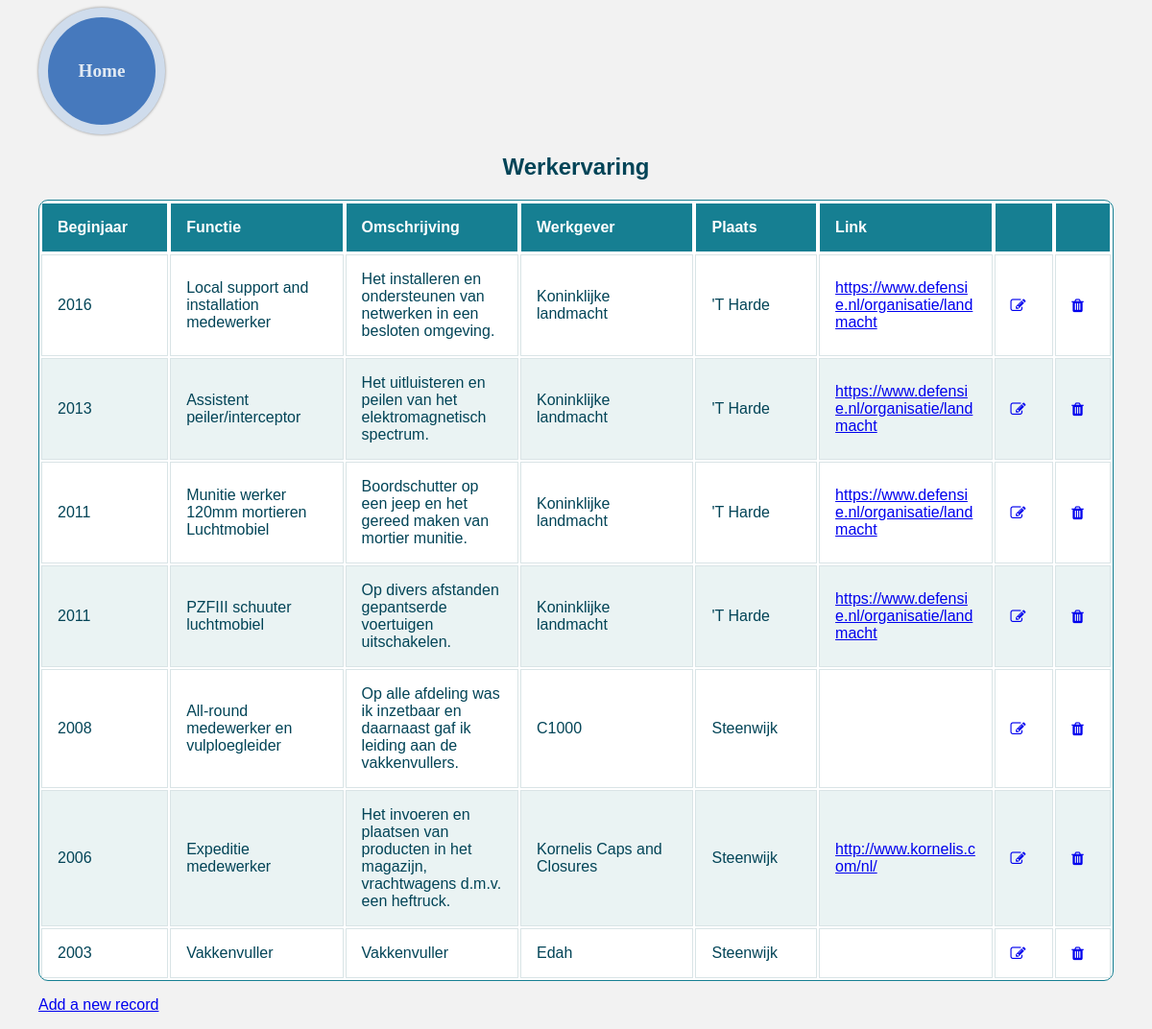
The app's page /werkervaring.php with its own data.
### tables this page shows
CREATE TABLE IF NOT EXISTS `werkervaring` (
  `ID` int(11) NOT NULL AUTO_INCREMENT,
  `functie` varchar(100) NOT NULL,
  `beginjaar` varchar(10) NOT NULL,
  `functie_omschrijving` varchar(999) NOT NULL,
  `werkgever_id` int(11) NOT NULL,
  PRIMARY KEY (`ID`)
);

CREATE TABLE IF NOT EXISTS `werkgever` (
  `werkgever_id` int(11) NOT NULL AUTO_INCREMENT,
  `werkgevernaam` varchar(50) NOT NULL,
  `vestigingsplaats` varchar(50) NOT NULL,
  `link` varchar(99) NOT NULL,
  PRIMARY KEY (`werkgever_id`)
);

### werkervaring.php (the view, shortened to what this page needs)
<html>
    <head>
        <link href="https://maxcdn.bootstrapcdn.com/font-awesome/4.7.0/css/font-awesome.min.css" rel="stylesheet">
        <link rel="stylesheet" type="text/css" href="projectkbs.css">
    </head>
    <body>
        <?php
        echo "<td><div class='round-button'><div class='round-button-circle'><a href='index.php' class='round-button'>Home</a></div></div></td>";
        require_once('db.php');
        $mysqli->select_db("project");
        $sqlwerkervaring = "SELECT * FROM werkervaring we JOIN werkgever wg ON we.werkgever_id = wg.werkgever_id ORDER BY beginjaar desc";
        $werkervaring = $mysqli->query($sqlwerkervaring);
        echo "<table class='responstable'>";
        echo "<center><h2>Werkervaring</h2></center>";
        echo "<tr><th><b>Beginjaar<b></th>";
        echo "<th><b>Functie</b></th>";
        echo "<th><b>Omschrijving</b></th>";
        echo "<th><b>Werkgever</b></th>";
        echo "<th><b>Plaats</b></th>";
        echo "<th><b>Link</b></th>";
        echo "<th><b> </b></th>";
        echo "<th><b> </b></th></tr>";
        if ($werkervaring != NULL) {
            if ($werkervaring->num_rows) {
                while ($weprinten = mysqli_fetch_assoc($werkervaring)) {
                    echo "<tr>";
                    echo "<td>" . $weprinten["beginjaar"] . "</td>";
                    echo "<td>" . $weprinten["functie"] . "</td>";
                    echo "<td>" . $weprinten["functie_omschrijving"] . "</td>";
                    echo "<td>" . $weprinten["werkgevernaam"] . "</td>";
                    echo "<td>" . $weprinten["vestigingsplaats"] . "</td>";
                    echo "<td>" . '<a target="_blank" href="' . $weprinten["link"] . '">' . $weprinten["link"] . '</a>' . "</td>";
                    echo '<td><a href="editwerkervaring.php?id=' . $weprinten['ID'] . '"><i class="fa fa-pencil-square-o" aria-hidden="true"></i></a></td>';
                    echo '<td><a href="deletewerkervaring.php?id=' . $weprinten['ID'] . '"><i class="fa fa-trash" aria-hidden="true"></i></a></td>';
                    echo "</tr>";
                }
            } else {
                echo("0 results");
            }
        }
        echo "</table>";
        ?>
        <p><a href = "newwerkervaring.php">Add a new record</a></p >
    </body>
</html>

### projectkbs.css (style rules this page uses)
body { padding: 0 2em; font-family: Arial, sans-serif; color: #024457; background: #f2f2f2; }
.round-button { width:10%; display: inline-block; margin-right: 25px; }
.round-button-circle { width: 100%; height:0; padding-bottom: 100%; border-radius: 50%; border:10px solid #cfdcec; overflow:hidden; background: #4679BD; box-shadow: 0 0 3px gray; }
.round-button a { display:block; float:left; width:100%; padding-top:50%; padding-bottom:50%; line-height:1em; margin-top:-0.5em; text-align:center; color:#e2eaf3; font-family:Verdana; font-size:1.2em; font-weight:bold; text-decoration:none; }
.responstable { margin: 1em 0; width: 100%; overflow: hidden; background: #FFF; color: #024457; border-radius: 10px; border: 1px solid #167F92; }
.responstable tr { border: 1px solid #D9E4E6; }
.responstable tr:nth-child(odd) { background-color: #EAF3F3; }
.responstable th { display: none; border: 1px solid #FFF; background-color: #167F92; color: #FFF; padding: 1em; text-align:left; }
.responstable th:first-child { display: table-cell; }
.responstable th:nth-child(2) { display: table-cell; }
.responstable th:nth-child(2):after { content: attr(data-th); }
@media (min-width: 480px) { .responstable th:nth-child(2):after { display: none; } }
.responstable td { display: block; word-wrap: break-word; max-width: 7em; }
.responstable td:first-child { display: table-cell; border-right: 1px solid #D9E4E6; }
@media (min-width: 480px) { .responstable td { border: 1px solid #D9E4E6; } }
.responstable th, .responstable td { text-align: left; margin: .5em 1em; }
@media (min-width: 480px) { .responstable th, .responstable td { display: table-cell; padding: 1em; } }

### records on screen
werkervaring: beginjaar "2016", functie "Local support and installation medewerker", functie_omschrijving "Het installeren en ondersteunen van netwerken in een besloten omgeving.", werkgever.werkgevernaam "Koninklijke landmacht", werkgever.vestigingsplaats "'T Harde", werkgever.link "https://www.defensie.nl/organisatie/landmacht"
werkervaring: beginjaar "2013", functie "Assistent peiler/interceptor", functie_omschrijving "Het uitluisteren en peilen van het elektromagnetisch spectrum.", werkgever.werkgevernaam "Koninklijke landmacht", werkgever.vestigingsplaats "'T Harde", werkgever.link "https://www.defensie.nl/organisatie/landmacht"
werkervaring: beginjaar "2011", functie "Munitie werker 120mm mortieren Luchtmobiel", functie_omschrijving "Boordschutter op een jeep en het gereed maken van mortier munitie.", werkgever.werkgevernaam "Koninklijke landmacht", werkgever.vestigingsplaats "'T Harde", werkgever.link "https://www.defensie.nl/organisatie/landmacht"
werkervaring: beginjaar "2011", functie "PZFIII schuuter luchtmobiel", functie_omschrijving "Op divers afstanden gepantserde voertuigen uitschakelen.", werkgever.werkgevernaam "Koninklijke landmacht", werkgever.vestigingsplaats "'T Harde", werkgever.link "https://www.defensie.nl/organisatie/landmacht"
werkervaring: beginjaar "2008", functie "All-round medewerker en vulploegleider", functie_omschrijving "Op alle afdeling was ik inzetbaar en daarnaast gaf ik leiding aan de vakkenvullers.", werkgever.werkgevernaam "C1000", werkgever.vestigingsplaats "Steenwijk"
werkervaring: beginjaar "2006", functie "Expeditie medewerker", functie_omschrijving "Het invoeren en plaatsen van producten in het magazijn, vrachtwagens d.m.v. een heftruck.", werkgever.werkgevernaam "Kornelis Caps and Closures", werkgever.vestigingsplaats "Steenwijk", werkgever.link "http://www.kornelis.com/nl/"
werkervaring: beginjaar "2003", functie "Vakkenvuller", functie_omschrijving "Vakkenvuller", werkgever.werkgevernaam "Edah", werkgever.vestigingsplaats "Steenwijk"
